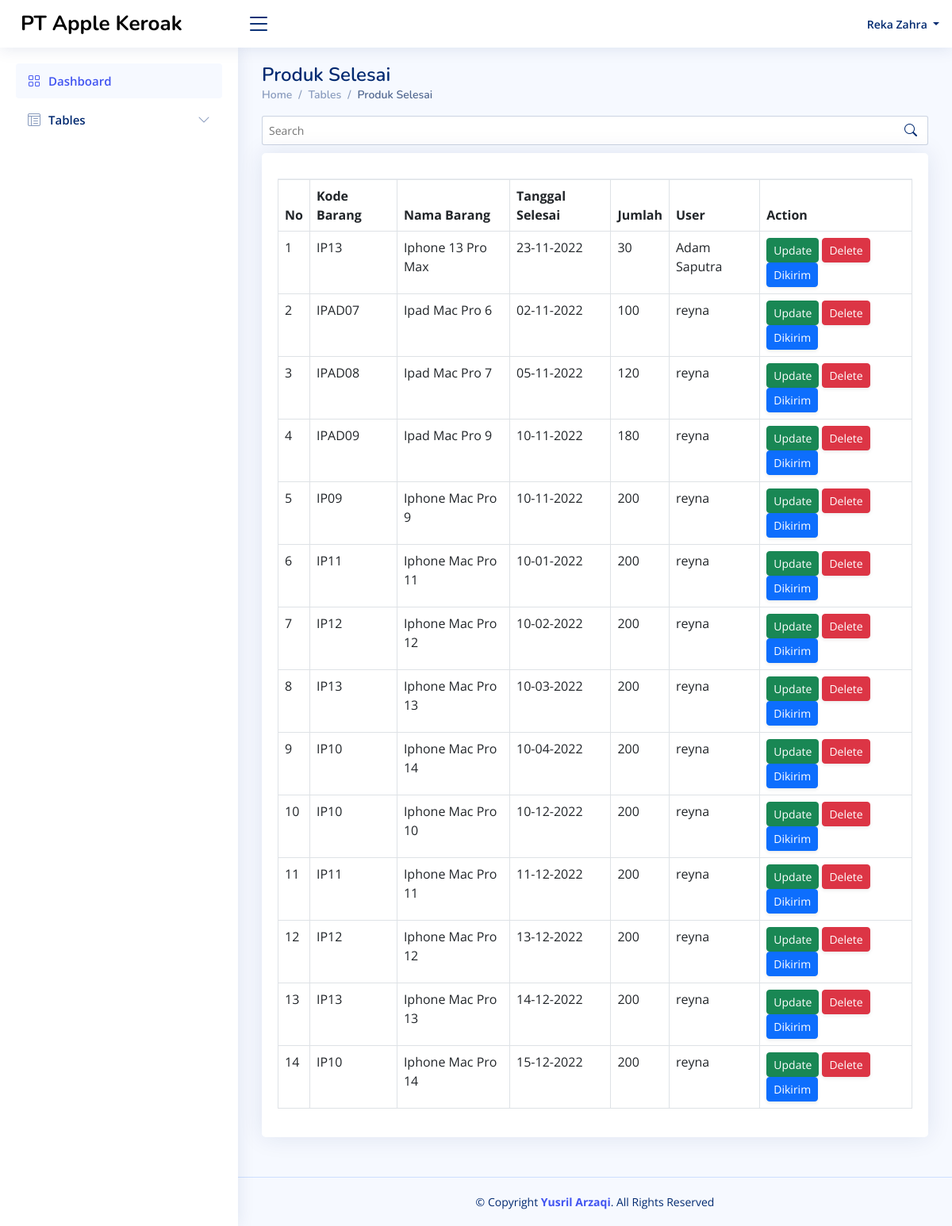
The app's page /index.php?tampilan=produk-selesai (signed in) with its own data.
### tables this page shows
CREATE TABLE `produk_selesai` (
  `id` int(11) NOT NULL AUTO_INCREMENT,
  `kode_barang` varchar(15) NOT NULL,
  `nama_barang` varchar(45) NOT NULL,
  `tanggal_selesai` varchar(45) NOT NULL,
  `jumlah_barang` int(11) NOT NULL,
  `akun_id_user` int(11) NOT NULL,
  PRIMARY KEY (`id`,`akun_id_user`),
  KEY `fk_produk_dikrim_akun_idx` (`akun_id_user`),
  CONSTRAINT `fk_produk_dikrim_akun` FOREIGN KEY (`akun_id_user`) REFERENCES `akun` (`id_user`) ON DELETE CASCADE ON UPDATE CASCADE
);

CREATE TABLE `akun` (
  `id_user` int(11) NOT NULL AUTO_INCREMENT,
  `nama` varchar(45) DEFAULT NULL,
  `username` varchar(45) DEFAULT NULL,
  `password` varchar(45) DEFAULT NULL,
  `jabatan` varchar(45) DEFAULT NULL,
  PRIMARY KEY (`id_user`)
);

### lib/functions.php (called while the page is built, shortened)
<?php
$koneksi = mysqli_connect('localhost', 'root', '', 'uas_aple');
function query($query)
{
  global $koneksi;
  return mysqli_query($koneksi, $query);
}
function getAll($query)
{
  $result = query($query);
  $rows = [];
  while ($row = mysqli_fetch_assoc($result)) {
    $rows[] = $row;
  }
  return $rows;
}

### tampilan/produk-selesai.php (the view, shortened to what this page needs)
<?php
include_once "lib/functions.php";
$id = $_SESSION['id'];
$result = mysqli_query($koneksi, "SELECT * FROM produk_selesai WHERE akun_id_user='$id'");
if ($_SESSION['jabatan'] == 'admin') {
  $result = mysqli_query($koneksi, "SELECT * FROM produk_selesai ");
}
?>
<main id="main" class="main">
  <div class="pagetitle">
    <h1>Produk Selesai</h1>
    <nav>
      <ol class="breadcrumb">
        <li class="breadcrumb-item"><a href="index.php">Home</a></li>
        <li class="breadcrumb-item">Tables</li>
        <li class="breadcrumb-item active">Produk Selesai</li>
      </ol>
    </nav>
    <div class="search-bar">
      <form class="search-form d-flex align-items-center" method="POST" action="index.php?tampilan=produk-selesai">
        <input type="text" name="search" placeholder="Search" title="Enter search keyword">
        <button type="submit" title="Search"><i class="bi bi-search"></i></button>
      </form>
    </div>
  </div>
  <section class="section dashboard">
    <div class="card">
      <div class="card-body">
        <div class="card-header py-3" style="padding-left: 0;">
        </div>
        <table class="table table-bordered">
          <thead>
            <tr>
              <th scope="col">No</th>
              <th scope="col">Kode Barang</th>
              <th scope="col">Nama Barang</th>
              <th scope="col">Tanggal Selesai</th>
              <th scope="col">Jumlah</th>
              <th scope="col">User</th>
              <th scope="col">Action</th>
            </tr>
          </thead>
          <tbody>
            <?php $index = 1; ?>
            <?php while ($data = mysqli_fetch_array($result)) : ?>
              <td><?= $index++ ?></td>
              <td><?= $data['kode_barang'] ?> </td>
              <td><?= $data['nama_barang'] ?> </td>
              <td><?php
                  $date = date_create($data['tanggal_selesai']);
                  echo date_format($date, "d-m-Y");
                  ?> </td>
              <td> <?= $data['jumlah_barang']; ?>
              <td><?php
                  $id = $data['akun_id_user'];
                  $data_akun = getAll("SELECT id_user, nama FROM akun WHERE id_user='$id'");
                  echo $data_akun[0]['nama'];
                  ?></td>
              <td>
                <?php if ($_SESSION['jabatan'] == "admin") : ?>
                  <a href="./form/update-produk-selesai.php?id=<?= $data['id'] ?>" class='d-none d-sm-inline-block btn btn-sm btn-success shadow-sm'>
                    Update
                  </a>
                  <a href="./delete/produk_selesai.php?id=<?= $data['id'] ?>" class='d-none d-sm-inline-block btn btn-sm btn-danger shadow-sm' onclick="return confirm('apakah data mau dihapus ?')">
                    Delete
                  </a>
                <?php endif; ?>
                <a href="redirect/produk-dikirim.php?id=<?= $data['id'] ?>" class='d-none d-sm-inline-block btn btn-sm btn-primary shadow-sm' onclick="return confirm('apakah data mau dikirim ?')">
                  Dikirim
                </a>
              </td>
            <?php endwhile; ?>
          </tbody>
        </table>
      </div>
    </div>
  </section>
</main>

### assets/css/style.css (style rules this page uses)
:root { scroll-behavior: smooth; }
body { font-family: 'Open Sans', sans-serif; background: #f6f9ff; color: #444444; }
a { color: #4154f1; text-decoration: none; }
h1, h2, h3, h4, h5, h6 { font-family: 'Nunito', sans-serif; }
#main { margin-top: 60px; padding: 20px 30px; transition: all 0.3s; }
.pagetitle { margin-bottom: 10px; }
.pagetitle h1 { font-size: 24px; margin-bottom: 0; font-weight: 600; color: #012970; }
.card { margin-bottom: 30px; border: none; border-radius: 5px; box-shadow: 0px 0 30px rgba(1, 41, 112, 0.1); }
.card-header, .card-footer { border-color: #ebeef4; background-color: #fff; color: #798eb3; padding: 15px; }
.card-body { padding: 0 20px 20px 20px; }
.breadcrumb { font-size: 14px; font-family: 'Nunito', sans-serif; color: #899bbd; font-weight: 600; }
.breadcrumb a { color: #899bbd; transition: 0.3s; }
.breadcrumb .breadcrumb-item::before { color: #899bbd; }
.breadcrumb .active { color: #51678f; font-weight: 600; }
@media (min-width: 1200px) { #main, #footer { margin-left: 300px; } }

### tampilan/produk-selesai.php (style rules this page uses)
.search-bar { min-width: 360px; }
.search-form { width: 100%; }
.search-form input { border: 0; font-size: 14px; color: #012970; border: 1px solid rgba(1, 41, 112, 0.2); padding: 7px 38px 7px 8px; border-radius: 3px; transition: 0.3s; width: 100%; }
.search-form button { border: 0; padding: 0; margin-left: -30px; background: none; color: #012970; }

### records on screen
produk_selesai: kode_barang "IP13", nama_barang "Iphone 13 Pro Max", tanggal_selesai "23-11-2022", jumlah_barang "30", akun_id_user.nama "Adam Saputra"
produk_selesai: kode_barang "IPAD07", nama_barang "Ipad Mac Pro 6", tanggal_selesai "02-11-2022", jumlah_barang "100", akun_id_user.nama "reyna"
produk_selesai: kode_barang "IPAD08", nama_barang "Ipad Mac Pro 7", tanggal_selesai "05-11-2022", jumlah_barang "120", akun_id_user.nama "reyna"
produk_selesai: kode_barang "IPAD09", nama_barang "Ipad Mac Pro 9", tanggal_selesai "10-11-2022", jumlah_barang "180", akun_id_user.nama "reyna"
produk_selesai: kode_barang "IP09", nama_barang "Iphone Mac Pro 9", tanggal_selesai "10-11-2022", jumlah_barang "200", akun_id_user.nama "reyna"
produk_selesai: kode_barang "IP11", nama_barang "Iphone Mac Pro 11", tanggal_selesai "10-01-2022", jumlah_barang "200", akun_id_user.nama "reyna"
produk_selesai: kode_barang "IP12", nama_barang "Iphone Mac Pro 12", tanggal_selesai "10-02-2022", jumlah_barang "200", akun_id_user.nama "reyna"
produk_selesai: kode_barang "IP13", nama_barang "Iphone Mac Pro 13", tanggal_selesai "10-03-2022", jumlah_barang "200", akun_id_user.nama "reyna"
produk_selesai: kode_barang "IP10", nama_barang "Iphone Mac Pro 14", tanggal_selesai "10-04-2022", jumlah_barang "200", akun_id_user.nama "reyna"
produk_selesai: kode_barang "IP10", nama_barang "Iphone Mac Pro 10", tanggal_selesai "10-12-2022", jumlah_barang "200", akun_id_user.nama "reyna"
produk_selesai: kode_barang "IP11", nama_barang "Iphone Mac Pro 11", tanggal_selesai "11-12-2022", jumlah_barang "200", akun_id_user.nama "reyna"
produk_selesai: kode_barang "IP12", nama_barang "Iphone Mac Pro 12", tanggal_selesai "13-12-2022", jumlah_barang "200", akun_id_user.nama "reyna"
produk_selesai: kode_barang "IP13", nama_barang "Iphone Mac Pro 13", tanggal_selesai "14-12-2022", jumlah_barang "200", akun_id_user.nama "reyna"
produk_selesai: kode_barang "IP10", nama_barang "Iphone Mac Pro 14", tanggal_selesai "15-12-2022", jumlah_barang "200", akun_id_user.nama "reyna"

### other values on screen
$_SESSION['nama'] "Reka Zahra"
